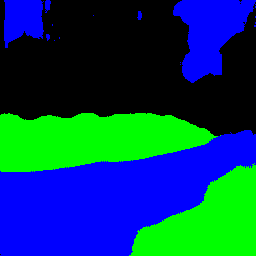
#> input picture prediction.png, 256 x 256 px
$ python parking_logic.py
#> lines starting #> are read from the running program, lines starting #| are printed output that depends on the picture; after the words box and inside, x2 and y2 are one past the last pixel; in counts of white or black regions, pixels touching at a corner belong together
import cv2
import numpy as np
from PIL import Image

# LEGACY FILE – NOT USED IN PIPELINE


# =========================================================
# CONFIGURATION
# =========================================================

MIN_CAR_AREA_PX = 6000     # pixel-based threshold
MIN_CAR_WIDTH_PX = 60     # approx car width
MIN_CAR_LENGTH_PX = 120   # approx car length
KERNEL_SIZE = 7

print("Minimum car area threshold (pixels):", MIN_CAR_AREA_PX)

# =========================================================
# HELPER FUNCTIONS
# =========================================================

def orientation_check(mask):
    """
    Check if a rotated rectangle of car size fits.
    Returns list of valid rectangles.
    """
    contours, _ = cv2.findContours(mask, cv2.RETR_EXTERNAL, cv2.CHAIN_APPROX_SIMPLE)
    valid_rects = []

    for cnt in contours:
        if cv2.contourArea(cnt) < MIN_CAR_AREA_PX:
            continue

        rect = cv2.minAreaRect(cnt)
        (_, _), (w, h), angle = rect

        w, h = max(w, h), min(w, h)

        if w >= MIN_CAR_LENGTH_PX and h >= MIN_CAR_WIDTH_PX:
            valid_rects.append((rect, cv2.contourArea(cnt)))

    return valid_rects


def path_check(green_mask, blue_mask):
    """
    Returns True if green region touches blue path
    """
    dilated = cv2.dilate(green_mask, np.ones((5, 5), np.uint8))
    overlap = cv2.bitwise_and(dilated, blue_mask)
    return np.any(overlap > 0)


def score_spot(area, centroid_y, angle, img_h):
    """
    Rank candidate spots
    """
    size_score = area / 1000
    entry_score = (img_h - centroid_y) / img_h
    angle_penalty = abs(angle) / 90
    return size_score + entry_score - angle_penalty


# =========================================================
# LOAD SEGMENTATION RESULT
# =========================================================

pred_img = Image.open("prediction.png").convert("RGB")
#> pred_img is the input picture: PIL image 256x256 RGB; mean R, G, B 0, 63.8, 93.4
pred = np.array(pred_img)
h, w, _ = pred.shape
#> h = 256; w = 256

# =========================================================
# EXTRACT MASKS
# =========================================================

green_mask = (
    (pred[:, :, 1] > 200) &
    (pred[:, :, 0] < 50) &
    (pred[:, :, 2] < 50)
).astype("uint8") * 255
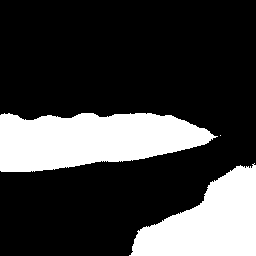
#> green_mask: shape (256, 256); 25% white; 3 white regions (1 under 20 px), largest, box (x1, y1, x2, y2) and area: (0, 113, 218, 172) 9426, (129, 163, 256, 256) 6982

blue_mask = (
    (pred[:, :, 2] > 200) &
    (pred[:, :, 0] < 50) &
    (pred[:, :, 1] < 50)
).astype("uint8") * 255
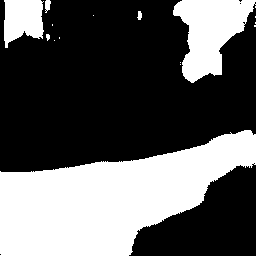
#> blue_mask: shape (256, 256); 36.6% white; 16 white regions (10 under 20 px), largest, box (x1, y1, x2, y2) and area: (0, 130, 256, 256) 18454, (173, 0, 256, 83) 3941, (4, 0, 44, 48) 1469, (45, 0, 51, 13) 56, (137, 11, 142, 20) 33, (46, 34, 50, 41) 21

# =========================================================
# CLEAN MASKS
# =========================================================

kernel = np.ones((KERNEL_SIZE, KERNEL_SIZE), np.uint8)
green_mask = cv2.morphologyEx(green_mask, cv2.MORPH_CLOSE, kernel)
#> green_mask: shape (256, 256); 25.1% white; 2 white regions, box (x1, y1, x2, y2) and area: (0, 113, 221, 172) 9464, (129, 163, 256, 256) 7009
green_mask = cv2.morphologyEx(green_mask, cv2.MORPH_OPEN, kernel)
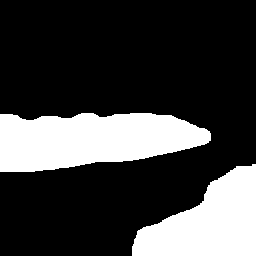
#> green_mask: shape (256, 256); 25.1% white; 2 white regions

# =========================================================
# ORIENTATION + PATH CHECK
# =========================================================

candidates = orientation_check(green_mask)
#> in orientation_check, `contours, _ = cv2.findContours(mask, cv2.RETR_EXTERNAL, cv2.CHAIN_APPR..`: contours = 2 contours; box (x1, y1, x2, y2) and area: (0, 113, 211, 172) 9181, (132, 164, 256, 256) 6812
#> the loop in orientation_check, `for cnt in contours:` made 2 passes
#> (rect, w, h, angle) on passes 1 to 2: (((193.5, 209.5), (91, 123), -90), 123, 91, -90), (((104.9, 141.4), (210.5, 57.42), -0.707), 210.5, 57.42, -0.707)
#> after the loop in orientation_check, `for cnt in contours:`: valid_rects = 1 item
#> candidates = 1 item
output = pred.copy()
best_score = -1
best_rect = None

for rect, area in candidates:
    ((cx, cy), (rw, rh), angle) = rect

    if not path_check(green_mask, blue_mask):
        continue

    score = score_spot(area, cy, angle, h)

    if score > best_score:
        best_score = score
        best_rect = rect
#> this loop made 1 pass
#> (area, cx, cy, rw, rh, angle, size_score in score_spot, entry_score in score_spot) on pass 1: (6811.5, 193.5, 209.5, 91, 123, -90, 6.81, 0.182)
#> pass 1, in path_check, `dilated = cv2.dilate(green_mask, np.ones((5, 5), np.uint8))`:
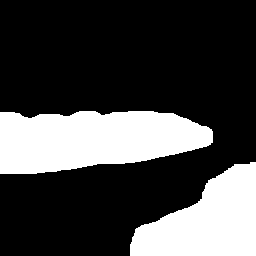
#> dilated: shape (256, 256); 27.3% white; 2 white regions, box (x1, y1, x2, y2) and area: (0, 111, 213, 174) 10445, (130, 162, 256, 256) 7437
#> pass 1, in path_check, `overlap = cv2.bitwise_and(dilated, blue_mask)`:
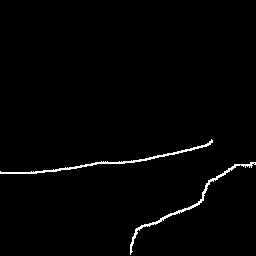
#> overlap: shape (256, 256); 1.5% white in thin lines or dots, all inside (x1, y1, x2, y2) = (0, 139, 256, 255)
#> after the loop, best_score = 5.99

# =========================================================
# VISUALIZATION & DECISION
# =========================================================

if best_rect is not None:
    box = cv2.boxPoints(best_rect)
#> box = [[255, 255], [132, 255], [132, 164], [255, 164]]
    box = box.astype(int)
#> box = [[254, 254], [131, 254], [131, 163], [254, 163]]


    cv2.drawContours(output, [box], 0, (0, 255, 0), 3)
    cv2.putText(
        output,
        "BEST PARKING SPOT",
        (20, 40),
        cv2.FONT_HERSHEY_SIMPLEX,
        1,
        (0, 255, 0),
        3
    )
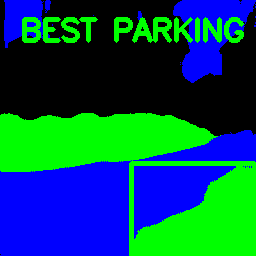
#> output: shape (256, 256, 3); mean R, G, B 0, 79.3, 85.5

    print("\n🚗 RESULT: A CAR CAN FIT (BEST SPOT SELECTED).")

else:
    print("\n🚫 RESULT: NO SUITABLE PARKING SPACE FOUND.")

Image.fromarray(output).save("parking_decision.png")
print("Saved parking_decision.png")

# =========================================================
# OPTIONAL: CALIBRATION (RUN SEPARATELY IF NEEDED)
# =========================================================

"""
UNCOMMENT BELOW TO CALIBRATE PIXELS → METERS

points = []

def click(event, x, y, flags, param):
    if event == cv2.EVENT_LBUTTONDOWN:
        points.append((x, y))
        print(points)

img = cv2.imread("dataset/images/44.jpg")
cv2.imshow("Click two points 1 meter apart", img)
cv2.setMouseCallback("Click two points 1 meter apart", click)

cv2.waitKey(0)
cv2.destroyAllWindows()

(x1, y1), (x2, y2) = points
dist_px = ((x1 - x2)**2 + (y1 - y2)**2)**0.5
print("Pixels per meter:", dist_px)
"""
